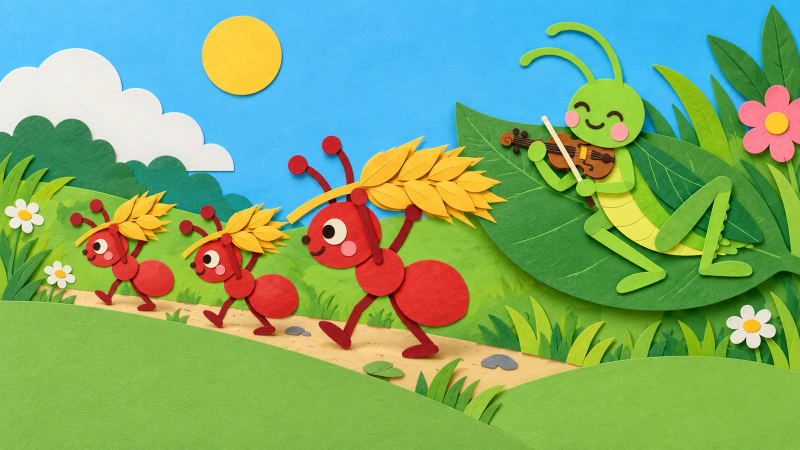
#> input picture assets/banner/ant_grasshopper.webp, 1600 x 900 px (shown at 1/2 size)
$ python -i post_v2.py   (imports and definitions only)
#> lines starting #> are read from the running program, lines starting #| are printed output that depends on the picture
#!/usr/bin/env python3
"""화려하게 다시 그리기(v2) 그림 후처리: jobs_<tale>.json 의 그림 PNG → assets/v3w/<id>.webp
  ~/.venvs/paper-tale/bin/python tools/app/gen/post_v2.py <jobs이름> id [id ...]
- sprite: 마젠타 배경 지우기. 마젠타와 그 그림자(G < 0.3·min(R,B))만 지우고(테두리와 이어진 것 + 닫힌 구멍 40px 이상),
  그 둘레 2px 만 부드럽게 한다. 보라·라벤더 조각(G/min(R,B) 0.6 이상)은 반투명이 되지 않는다.
  → 여백 6px 남기고 오림 → 높이 600(넓으면 폭 900) 안에 맞춤
- bg: 16:9 가운데 자르기 → 1600×902
- key(컷 4:3): 가운데 4:3 → 1200×900
- 끝에 sprite 폭/높이 비율을 출력(코드 ASP 표용)"""
import json, os, sys
import numpy as np
from PIL import Image
from scipy import ndimage
import sys as _sys, os as _os; _sys.path.insert(0, _os.path.abspath(_os.path.join(_os.path.dirname(_os.path.abspath(__file__)), '..', '..'))); from rawpath import raw_path, raw_exists, raw_glob  # 원본 png→webp(2026-11-06)
G = os.path.abspath(os.path.join(os.path.dirname(__file__), '..', '..', '..'))
V3W = os.path.join(G, 'assets', 'v3w')
tale, only = sys.argv[1], set(sys.argv[2:])
# [1 line not run here, left out]

def key_edge(src):
    a = np.asarray(Image.open(src).convert('RGB')).astype(int)
    lo = np.minimum(a[..., 0], a[..., 2]).astype(float); g = a[..., 1]
#> after `lo = np.minimum(a[..., 0], a[..., 2]).astype(float)`:
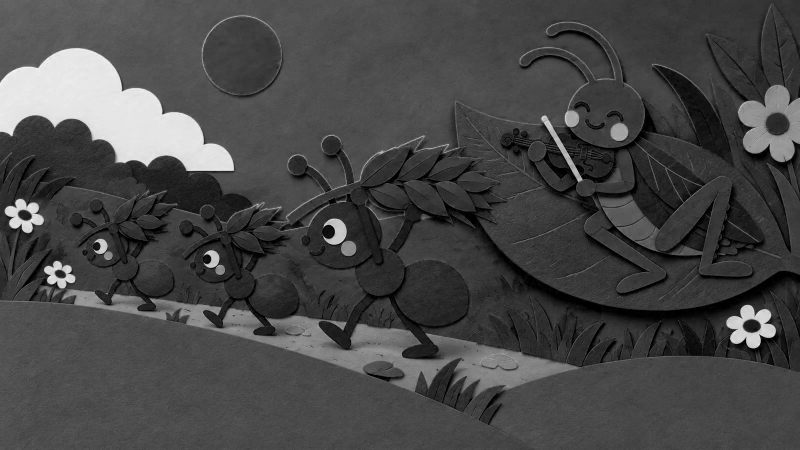
#> lo: shape (900, 1600) float64 (shown at 1/2 size); min 0, max 253, mean 71
#> after `g = a[..., 1]`:
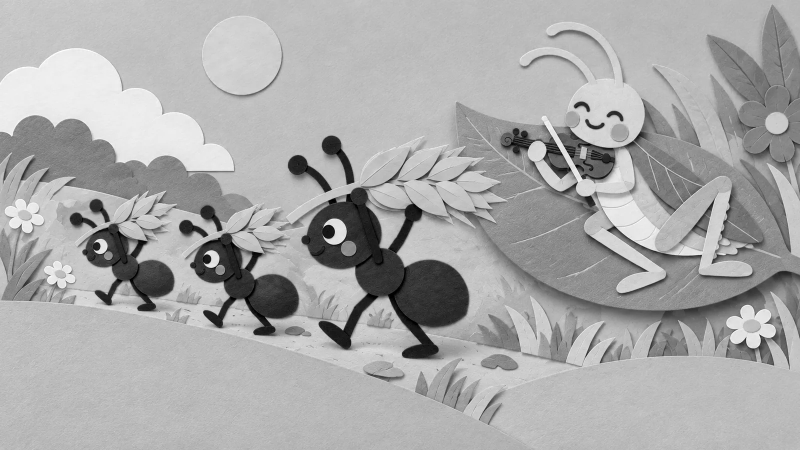
#> g: shape (900, 1600) int64 (shown at 1/2 size); min 0, max 255, mean 169.5
    ratio = g / np.maximum(lo, 1)          # 마젠타·마젠타 그림자: 초록이 빨강·파랑의 30% 아래
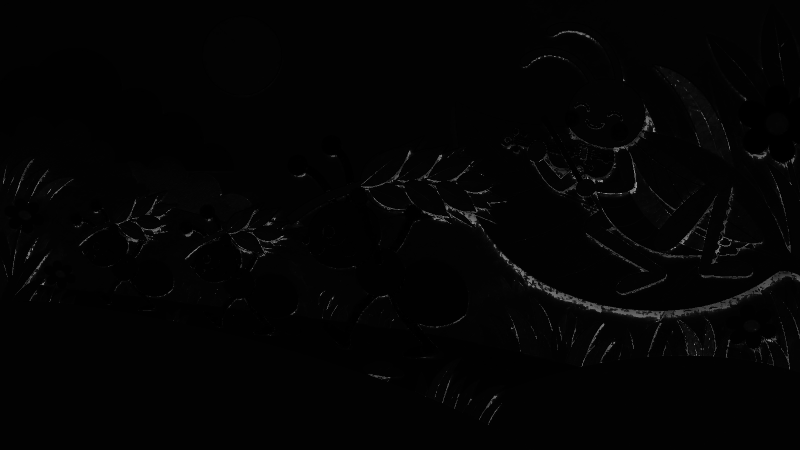
#> ratio: shape (900, 1600) float64 (shown at 1/2 size); min 0, max 184, mean 4.1
    core = (lo >= 40) & (ratio < 0.3)       # 보라(#7B4F8C 0.64)·라벤더(#8B7BB8 0.88)·로열퍼플(0.64)은 들지 않는다
#> core: shape (900, 1600) bool; every value is 0
    lab, n = ndimage.label(core)
#> lab: shape (900, 1600) int32; every value is 0
#> n = 0
    keep = np.zeros(n + 1, bool)
#> keep = [False]
    for i in set(np.unique(np.concatenate([lab[0], lab[-1], lab[:, 0], lab[:, -1]]))) - {0}: keep[i] = True
#> this loop made 0 passes
    if n:  # 닫힌 구멍(샹들리에 팔 사이 등): 40px 이상 덩어리
        keep[1:] |= ndimage.sum(core, lab, np.arange(1, n + 1)) >= 40
    bg = keep[lab]
    ring = ndimage.binary_dilation(bg, iterations=2) & ~bg
    alpha = np.full(g.shape, 255.0); alpha[bg] = 0
    r = ring & (ratio < 0.6) & (lo >= 40)   # 경계 섞인 점: 0.3→투명, 0.6→불투명
    alpha[r] = np.clip((ratio[r] - 0.3) * 255 / 0.3, 0, 255)
#> alpha: shape (900, 1600) float64; every value is 255
    out = a.copy()
    out[..., 0] = np.where(r, np.minimum(a[..., 0], g + 30), a[..., 0])
    out[..., 2] = np.where(r, np.minimum(a[..., 2], g + 30), a[..., 2])
    img = Image.fromarray(np.dstack([out, alpha]).astype(np.uint8))
    bb = img.getchannel('A').point(lambda v: 255 if v > 8 else 0).getbbox()
#> bb = (0, 0, 1600, 900)
    if bb:
        w, h = img.size; p = 6
#> after `w, h = img.size`: w = 1600; h = 900
        img = img.crop((max(0, bb[0] - p), max(0, bb[1] - p), min(w, bb[2] + p), min(h, bb[3] + p)))
    return img

def crop(im, r):
    if im.width / im.height > r: nw = round(im.height * r); return im.crop(((im.width - nw) // 2, 0, (im.width - nw) // 2 + nw, im.height))
    nh = round(im.width / r); return im.crop((0, (im.height - nh) // 2, im.width, (im.height - nh) // 2 + nh))

asp = []
# [14 lines not run here, left out]

>>> result = key_edge('../../../assets/banner/ant_grasshopper.webp')
